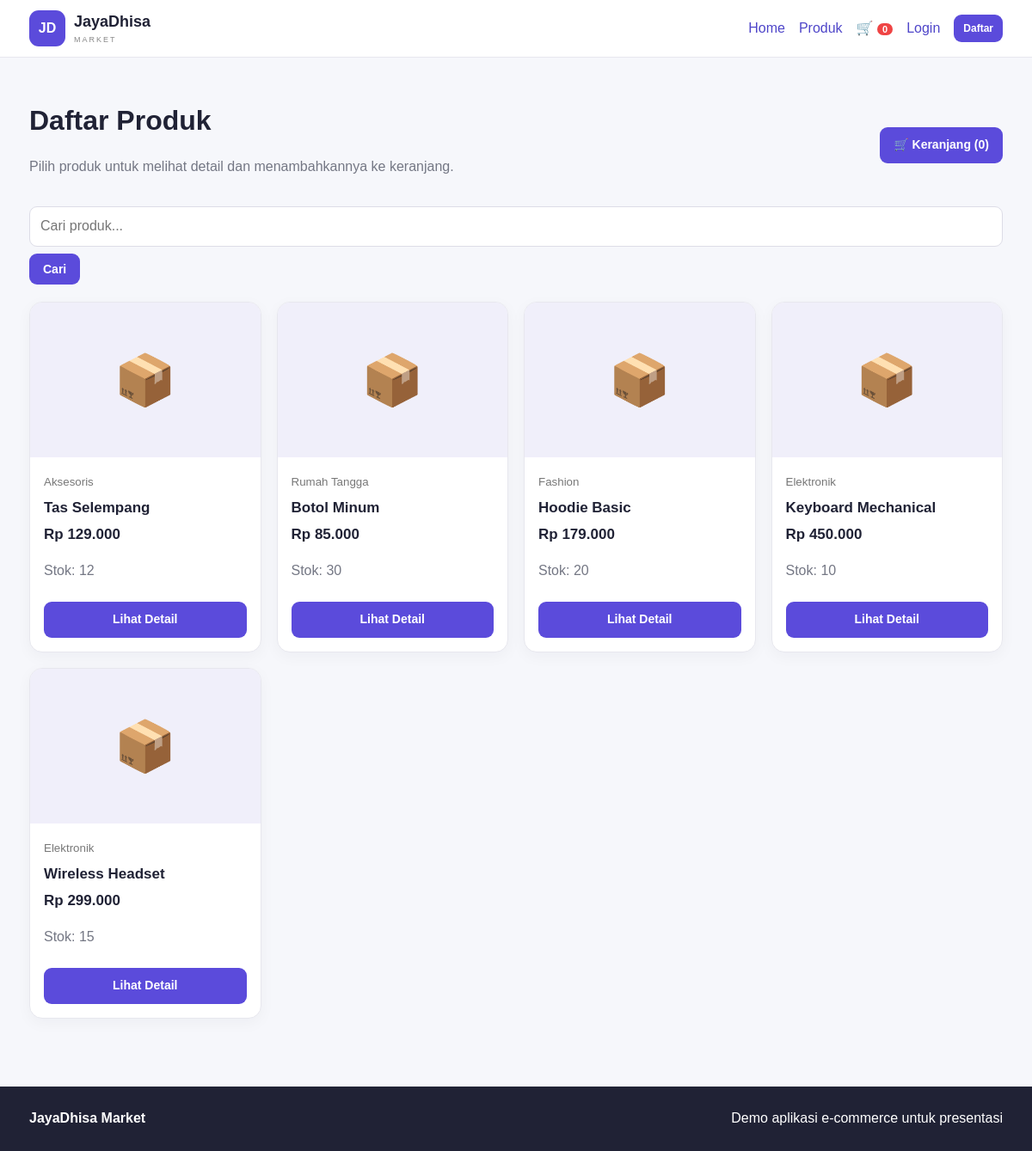
/produk.php, run on the app's committed database.
### tables this page shows
CREATE TABLE produk (
 id_produk INT AUTO_INCREMENT PRIMARY KEY,
 nama_produk VARCHAR(150) NOT NULL,
 harga DECIMAL(14,2) NOT NULL DEFAULT 0,
 stok INT NOT NULL DEFAULT 0,
 id_kategori INT NULL,
 deskripsi TEXT,
 image_url VARCHAR(500) NULL,
 created_at TIMESTAMP DEFAULT CURRENT_TIMESTAMP,
 CONSTRAINT fk_produk_kategori FOREIGN KEY (id_kategori) REFERENCES kategori(id_kategori) ON DELETE SET NULL
);

CREATE TABLE kategori (
 id_kategori INT AUTO_INCREMENT PRIMARY KEY,
 nama_kategori VARCHAR(100) NOT NULL UNIQUE
);

### functions.php (called while the page is built, shortened)
<?php
require_once __DIR__ . '/koneksi.php';
function cart_count() {
    $count = 0;
    return $count;
}

### koneksi.php (called while the page is built, shortened)
<?php
function e($value) {
    return htmlspecialchars((string)$value, ENT_QUOTES, 'UTF-8');
}
function rupiah($value) {
    return 'Rp ' . number_format((float)$value, 0, ',', '.');
}

### produk.php (the view)
<?php require_once 'functions.php'; $title='Produk'; $q=trim($_GET['q']??''); $r=$koneksi->prepare('SELECT p.*,k.nama_kategori FROM produk p LEFT JOIN kategori k ON k.id_kategori=p.id_kategori WHERE p.nama_produk LIKE ? ORDER BY p.id_produk DESC'); $like="%$q%"; $r->bind_param('s',$like); $r->execute(); $result=$r->get_result(); include 'header.php'; ?>
<div class="container"><div class="section-head"><div><h1>Daftar Produk</h1><p class="muted">Pilih produk untuk melihat detail dan menambahkannya ke keranjang.</p></div><a class="btn" href="keranjang.php">🛒 Keranjang (<?=cart_count()?>)</a></div><form class="search wide"><input name="q" value="<?=e($q)?>" placeholder="Cari produk..."><button class="btn">Cari</button></form><div class="grid"><?php while($p=$result->fetch_assoc()): ?><article class="card"><div class="thumb"><?= $p['image_url'] ? '<img src="'.e($p['image_url']).'" alt="'.e($p['nama_produk']).'">' : '📦' ?></div><div class="card-body"><small><?=e($p['nama_kategori']??'-')?></small><h3><?=e($p['nama_produk'])?></h3><strong><?=rupiah($p['harga'])?></strong><p class="muted">Stok: <?=$p['stok']?></p><a class="btn full" href="detail_produk.php?id=<?=$p['id_produk']?>">Lihat Detail</a></div></article><?php endwhile;?></div></div><?php include 'footer.php'; ?>

### style.css (style rules this page uses)
* { box-sizing:border-box }
html { scroll-behavior:smooth }
body { margin:0;font-family:Arial,Helvetica,sans-serif;background:#f6f7fb;color:#202235;line-height:1.55 }
a { text-decoration:none;color:#4f46c9 }
.container { max-width:1180px;margin:0 auto;padding:24px }
.btn { display:inline-flex;align-items:center;justify-content:center;border:0;border-radius:9px;background:#5b4bdb;color:#fff;padding:10px 16px;font-weight:700;cursor:pointer;font-size:14px }
.btn.full { width:100%;margin-top:8px }
.section-head { display:flex;justify-content:space-between;align-items:center;gap:20px;margin:25px 0 18px }
.section-head h1,.section-head h2 { margin:0 }
.search,.filter-bar { display:flex;gap:8px;align-items:end;flex-wrap:wrap }
.search input,.search select,.filter-bar input,.filter-bar select { min-height:42px }
.search.wide { margin-bottom:20px }
.search input,.search select,.filter-bar input { border:1px solid #dddde7;background:#fff;border-radius:9px;padding:10px 12px;outline:none }
.grid { display:grid;grid-template-columns:repeat(4,1fr);gap:18px }
.card,.panel { background:#fff;border:1px solid #e7e7ee;border-radius:15px;box-shadow:0 5px 18px rgba(30,30,60,.04) }
.card { overflow:hidden }
.thumb { height:180px;background:#f0effa;display:grid;place-items:center;font-size:58px;overflow:hidden }
.card-body { padding:16px }
.card-body small { color:#777 }
.card-body h3 { margin:5px 0;font-size:17px }
.card-body strong { font-size:17px }
.muted { color:#747784 }
input,textarea,select { width:100%;padding:11px 12px;border:1px solid #dddde7;border-radius:9px;background:#fff;font:inherit;outline:none }

### data on the page
produk: id_kategori.nama_kategori "Aksesoris", nama_produk "Tas Selempang", harga "Rp 129.000", stok "12"
produk: id_kategori.nama_kategori "Rumah Tangga", nama_produk "Botol Minum", harga "Rp 85.000", stok "30"
produk: id_kategori.nama_kategori "Fashion", nama_produk "Hoodie Basic", harga "Rp 179.000", stok "20"
produk: id_kategori.nama_kategori "Elektronik", nama_produk "Keyboard Mechanical", harga "Rp 450.000", stok "10"
produk: id_kategori.nama_kategori "Elektronik", nama_produk "Wireless Headset", harga "Rp 299.000", stok "15"

### other printed values
cart_count() "0"
